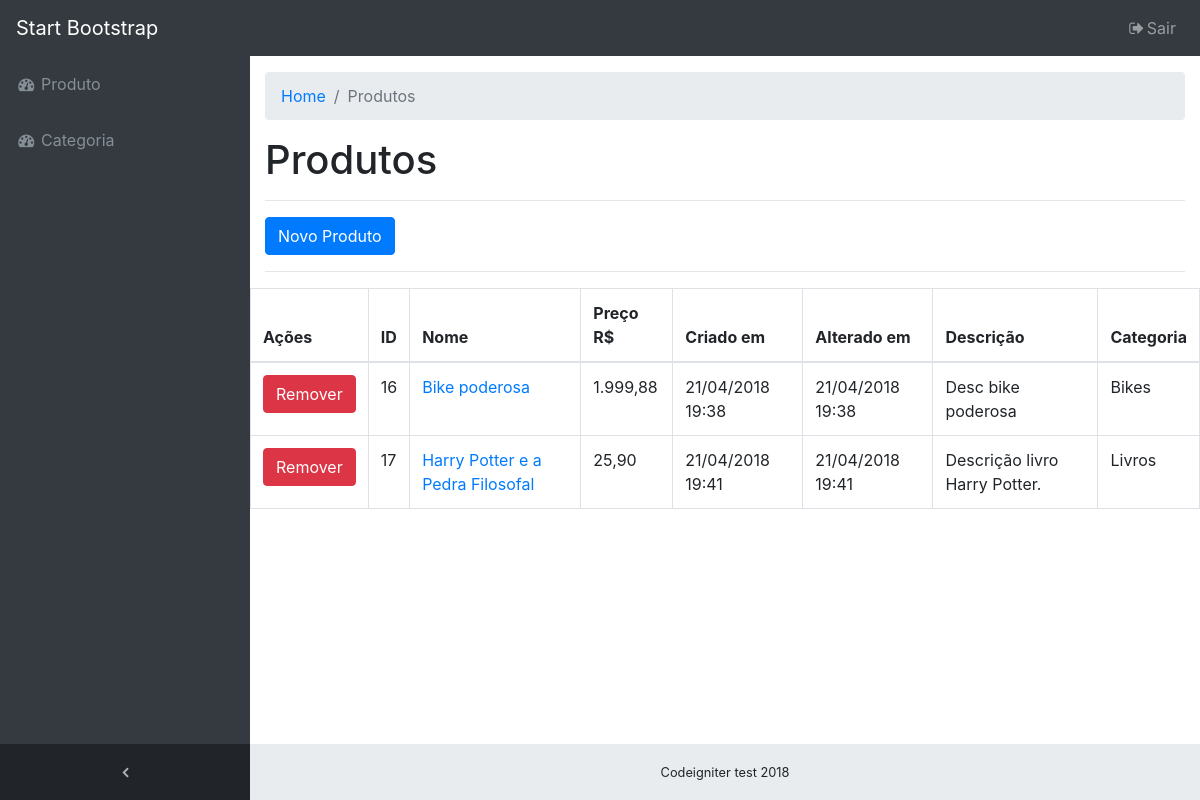
Screenshot of /index.php/produto with the database file from the repository.
### tables this page shows
CREATE TABLE `product` (
  `id` int(11) NOT NULL AUTO_INCREMENT,
  `created_at` datetime NOT NULL DEFAULT CURRENT_TIMESTAMP,
  `updated_at` datetime NOT NULL DEFAULT CURRENT_TIMESTAMP,
  `name` varchar(255) DEFAULT NULL,
  `description` longtext,
  `price` decimal(14,2) DEFAULT NULL,
  `category_id` int(11) NOT NULL,
  PRIMARY KEY (`id`),
  KEY `product_fk_category_id` (`category_id`),
  CONSTRAINT `product_fk_category_id` FOREIGN KEY (`category_id`) REFERENCES `category` (`id`) ON DELETE CASCADE ON UPDATE CASCADE
);

CREATE TABLE `category` (
  `id` int(11) NOT NULL AUTO_INCREMENT,
  `created_at` datetime NOT NULL DEFAULT CURRENT_TIMESTAMP,
  `updated_at` datetime NOT NULL DEFAULT CURRENT_TIMESTAMP,
  `name` varchar(255) NOT NULL,
  `description` longtext,
  `status` int(11) NOT NULL DEFAULT '1',
  PRIMARY KEY (`id`),
  UNIQUE KEY `name_UNIQUE` (`name`)
);

### application/core/MY_Controller.php (called while the page is built, shortened)
<?php
class MY_Controller extends CI_Controller {
	public function __construct() {
		$this->load->library('CustomAutoloader');
		$this->load->library('session');
		$this->load->helper('url');
	}
	public function loadViews($container_view=null, $data=null)
	{
		$data = [
			'header' => $this->load->view('layout/header', null, true),
			'base_menus' => $this->load->view('layout/base_menus', null, true),
			'container' => $this->getContainerView($container_view, $data),
			'footer' => $this->load->view('layout/footer', null, true),
		];
		$this->load->view('layout/layout', $data);
	}
	public function getContainerView($container_view=null, $data=null)
	{
		return $this->load->view($container_view, $data, true);
	}
}

### application/controllers/Produto.php (called while the page is built, shortened)
<?php
class Produto extends MY_Controller {
	public function index()
	{
		$data = [
			'list_all' =>  $this->product_model->get_all(),
			'message_success' => $this->session->flashdata('save'),
			'message_delete' => $this->session->flashdata('delete'),
			'message_update' => $this->session->flashdata('update'),
		];
		$this->loadViews('produto/list', $data);
	}
}

### index.php (called while the page is built, shortened)
<?php
require_once BASEPATH.'core/CodeIgniter.php';

### application/models/Product_model.php (called while the page is built, shortened)
<?php
class Product_model extends CI_Model {
	public function get_all($id = null)
	{
		$this->db->select('product.*, category.name AS category_name');
		$this->db->from('product');
		$this->db->join('category', 'category.id = product.category_id');
		$query = $this->db->get();
		return $query->custom_result_object('models\\Product');
	}
}

### application/models/Product.php (called while the page is built, shortened)
<?php
class Product
{
	public $price;
	public function __set($name, $value)
	{
		if ($name === 'created_at')
		{
			$this->created_at = DateTime::createFromFormat('Y-m-d H:i:s', $value);
		}
		if ($name === 'updated_at')
		{
			$this->updated_at = DateTime::createFromFormat('Y-m-d H:i:s', $value);
		}
	}
	public function get_price()
	{
		return number_format($this->price, '2', ',', '.');
	}
	public function get_created_at()
	{
		return $this->created_at->format('d/m/Y H:i');
	}
	public function get_updated_at()
	{
		return $this->updated_at->format('d/m/Y H:i');
	}
}

### application/views/produto/list.php (the view, shortened to what this page needs)
<div class="content-wrapper">
	<div class="container-fluid">
		<ol class="breadcrumb">
			<li class="breadcrumb-item">
				<a href="#">Home</a>
			</li>
			<li class="breadcrumb-item active">Produtos</li>
		</ol>
		<h1>Produtos</h1>
		<hr>
		<a class="btn btn-primary" href="/<?php echo($this->router->routes['produto_new']) ?>">Novo Produto</a>
		<hr>
	</div>
	<div class="table-responsive">
		<table class="table table-bordered" id="dataTable" width="100%" cellspacing="0">
			<thead>
			<tr>
				<th>Ações</th>
				<th>ID</th>
				<th>Nome</th>
				<th>Preço R$</th>
				<th>Criado em</th>
				<th>Alterado em</th>
				<th>Descrição</th>
				<th>Categoria</th>
			</tr>
			</thead>
			<tbody>
			<?php
			if ($list_all && count($list_all) > 0) {
				foreach ($list_all as $item) {
					?>
					<tr id="table_tr_<?php echo($item->id); ?>">
						<td>
							<button class="btn btn-danger btn-remover" data-id="<?php echo($item->id); ?>"
									data-url="/<?php echo($this->router->routes['produto_delete']); ?>">Remover
							</button>
						</td>
						<td><?php echo($item->id); ?></td>
						<td class="table-item-name">
							<a href="/<?php echo("{$this->router->routes['produto_edit']}/{$item->id}"); ?>">
								<?php echo($item->name); ?>
							</a>
						</td>
						<td><?php echo($item->get_price()); ?></td>
						<td><?php echo($item->get_created_at()); ?></td>
						<td><?php echo($item->get_updated_at()); ?></td>
						<td><?php echo($item->description); ?></td>
						<td><?php echo($item->category_name); ?></td>
					</tr>
					<?php
				}
			} else {
				?>
				<tr>
					<td colspan="10">Nenhum registro encontrado.</td>
				</tr>
				<?php
			}
			?>
			</tbody>
		</table>
	</div>
</div>

### application/views/layout/header.php (shortened to what this page needs)
<link href="/static/vendor/bootstrap/css/bootstrap.css" rel="stylesheet">
<link href="/static/vendor/font-awesome/css/font-awesome.css" rel="stylesheet" type="text/css">
<link href="/static/css/sb-admin.css" rel="stylesheet">

### application/views/layout/base_menus.php (shortened to what this page needs)
<nav class="navbar navbar-expand-lg navbar-dark bg-dark fixed-top" id="mainNav">
	<a class="navbar-brand" href="index.html">Start Bootstrap</a>
	<div class="collapse navbar-collapse" id="navbarResponsive">
		<ul class="navbar-nav navbar-sidenav" id="exampleAccordion">
			<li class="nav-item" data-toggle="tooltip" data-placement="right" title="Dashboard">
				<a class="nav-link" href="/<?php echo($this->router->routes['produto_index']); ?>">
					<i class="fa fa-fw fa-dashboard"></i>
					<span class="nav-link-text">Produto</span>
				</a>
			</li>
			<li class="nav-item" data-toggle="tooltip" data-placement="right" title="Dashboard">
				<a class="nav-link" href="/<?php echo($this->router->routes['categoria_index']); ?>">
					<i class="fa fa-fw fa-dashboard"></i>
					<span class="nav-link-text">Categoria</span>
				</a>
			</li>
		</ul>
		<ul class="navbar-nav sidenav-toggler">
			<li class="nav-item">
				<a class="nav-link text-center" id="sidenavToggler">
					<i class="fa fa-fw fa-angle-left"></i>
				</a>
			</li>
		</ul>
		<ul class="navbar-nav ml-auto">
			<li class="nav-item">
				<a class="nav-link" data-toggle="modal" data-target="#exampleModal">
					<i class="fa fa-fw fa-sign-out"></i>Sair</a>
			</li>
		</ul>
	</div>
</nav>

### application/views/layout/footer.php (shortened to what this page needs)
<footer class="sticky-footer">
	<div class="container">
		<div class="text-center">
			<small>Codeigniter test 2018</small>
		</div>
	</div>
</footer>

### application/views/layout/layout.php (shortened to what this page needs)
<!DOCTYPE html>
<html lang="en">
<head>
	<?php echo($header); ?>
</head>
<body class="fixed-nav sticky-footer bg-dark" id="page-top">
	<?php echo($base_menus); ?>
	<?php echo($container); ?>
	<?php echo($footer); ?>
</body>

### static/css/sb-admin.css (style rules this page uses)
html { position: relative; min-height: 100%; }
body { overflow-x: hidden; }
body.sticky-footer { margin-bottom: 56px; }
body.sticky-footer .content-wrapper { min-height: calc(100vh - 56px - 56px); }
body.fixed-nav { padding-top: 56px; }
.content-wrapper { min-height: calc(100vh - 56px); padding-top: 1rem; }
#mainNav .navbar-collapse { overflow: auto; max-height: 75vh; }
#mainNav .navbar-collapse .navbar-nav .nav-item .nav-link { cursor: pointer; }
#mainNav .navbar-collapse .sidenav-toggler { display: none; }
@media (min-width: 992px) { #mainNav .navbar-brand { width: 250px; } }
@media (min-width: 992px) { #mainNav .navbar-collapse { overflow: visible; max-height: none; } }
@media (min-width: 992px) { #mainNav .navbar-collapse .navbar-sidenav { position: absolute; top: 0; left: 0; -webkit-flex-direction: column; -ms-flex-direction: column; flex-direction: column; margin-top: 56px; } }
@media (min-width: 992px) { #mainNav .navbar-collapse .navbar-sidenav > .nav-item { width: 250px; padding: 0; } }
@media (min-width: 992px) { #mainNav .navbar-collapse .navbar-sidenav > .nav-item > .nav-link { padding: 1em; } }
#mainNav.fixed-top .sidenav-toggler { display: none; }
@media (min-width: 992px) { #mainNav.fixed-top .navbar-sidenav { height: calc(100vh - 112px); } }
@media (min-width: 992px) { #mainNav.fixed-top .sidenav-toggler { position: absolute; top: 0; left: 0; display: flex; -webkit-flex-direction: column; -ms-flex-direction: column; flex-direction: column; margin-top: calc(100vh - 56px); } }
@media (min-width: 992px) { #mainNav.fixed-top .sidenav-toggler > .nav-item { width: 250px; padding: 0; } }
@media (min-width: 992px) { #mainNav.fixed-top .sidenav-toggler > .nav-item > .nav-link { padding: 1em; } }
#mainNav.fixed-top.navbar-dark .sidenav-toggler { background-color: #212529; }
#mainNav.fixed-top.navbar-dark .sidenav-toggler a i { color: #adb5bd; }
.content-wrapper { overflow-x: hidden; background: white; }
@media (min-width: 992px) { .content-wrapper { margin-left: 250px; } }
#sidenavToggler i { font-weight: 800; }
#mainNav.navbar-dark .navbar-collapse .navbar-sidenav > .nav-item > .nav-link { color: #868e96; }
@media (min-width: 992px) { #mainNav.navbar-dark .navbar-collapse .navbar-sidenav { background: #343a40; } }
footer.sticky-footer { position: absolute; right: 0; bottom: 0; width: 100%; height: 56px; background-color: #e9ecef; line-height: 55px; }
@media (min-width: 992px) { footer.sticky-footer { width: calc(100% - 250px); } }

### rows the page displays
product: id "16", name "Bike poderosa", price "1.999,88", created_at "21/04/2018 19:38", updated_at "21/04/2018 19:38", description "Desc bike poderosa", category.name "Bikes"
product: id "17", name "Harry Potter e a Pedra Filosofal", price "25,90", created_at "21/04/2018 19:41", updated_at "21/04/2018 19:41", description "Descrição livro Harry Potter.", category.name "Livros"
